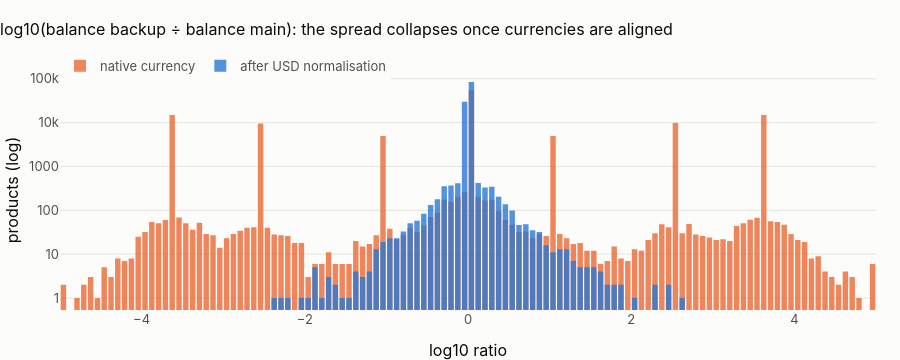

Notebook code cell kept with this figure:
### Markdown cell above
**A systematic re-denomination.** When the currency differs, the balance is multiplied by a **fixed rate**: USD→COP ×4,000, USD→ARS ×350 (hence COP→ARS ×0.0875 and ARS→COP ×11.43).
So the backup keeps the *economic* balance but **re-labels the currency** for ≈ 52 % of products, using a flat rate that ignores the daily FX table. After converting to USD
the balances agree again:

### Code cell
rate = {"USD": 1.0, "COP": 4000.0, "ARS": 350.0}
same_id = same_id.assign(
    mb_usd=same_id.mb / same_id.mc.map(rate), bb_usd=same_id.bb / same_id.bc.map(rate)
)
ok = same_id[(same_id.mb_usd > 0) & (same_id.bb_usd > 0)]
rel = (ok.bb_usd / ok.mb_usd - 1).abs()
conv = pd.Series(
    {
        "ID-matched products with balance in both": len(ok),
        "balance equal in native currency (%)": 100 * (same_id.mb == same_id.bb).mean(),
        "balance equal after USD normalisation at 4000 / 350 (%, within 0.1 %)": 100
        * (rel <= 0.001).mean(),
        "within 1 % after normalisation (%)": 100 * (rel <= 0.01).mean(),
    }
)
fig = go.Figure()
bins = np.linspace(-5, 5, 121)
for vals, nm, col in (
    (np.log10((ok.bb / ok.mb).clip(1e-5, 1e5)), "native currency", theme.ORANGE),
    (np.log10((ok.bb_usd / ok.mb_usd).clip(1e-5, 1e5)), "after USD normalisation", theme.BLUE),
):
    cnt, edg = np.histogram(vals, bins=bins)
    fig.add_bar(x=(edg[:-1] + edg[1:]) / 2, y=cnt, name=nm, marker_color=col, opacity=0.8)
fig.update_layout(
    barmode="overlay",
    height=360,
    yaxis_type="log",
    title="log10(balance backup ÷ balance main): the spread collapses once currencies are aligned",
    xaxis_title="log10 ratio",
    yaxis_title="products (log)",
)
fig.show()
conv.to_frame("value").style.format("{:,.1f}")

### Figure 1 — Plotly figure (JSON) as saved in the notebook; plotly's stock layout.template omitted (floating-point values rounded to 4 significant figures)
{"data": [{"marker": {"color": "#eb6834"}, "name": "native currency", "opacity": 0.8, "type": "bar", "x": [-4.958, -4.875, -4.792, -4.708, -4.625, -4.542, -4.458, -4.375, -4.292, -4.208, -4.125, -4.042, -3.958, -3.875, -3.792, -3.708, -3.625, -3.542, -3.458, -3.375, -3.292, -3.208, -3.125, -3.042, -2.958, -2.875, -2.792, -2.708, -2.625, -2.542, -2.458, -2.375, -2.292, -2.208, -2.125, -2.042, -1.958, -1.875, -1.792, -1.708, -1.625, -1.542, -1.458, -1.375, -1.292, -1.208, -1.125, -1.042, -0.9583, -0.875, -0.7917, -0.7083, -0.625, -0.5417, -0.4583, -0.375, -0.2917, -0.2083, -0.125, -0.04167, 0.04167, 0.125, 0.2083, 0.2917, 0.375, 0.4583, 0.5417, 0.625, 0.7083, 0.7917, 0.875, 0.9583, 1.042, 1.125, 1.208, 1.292, 1.375, 1.458, 1.542, 1.625, 1.708, 1.792, 1.875, 1.958, 2.042, 2.125, 2.208, 2.292, 2.375, 2.458, 2.542, 2.625, 2.708, 2.792, 2.875, 2.958, 3.042, 3.125, 3.208, 3.292, 3.375, 3.458, 3.542, 3.625, 3.708, 3.792, 3.875, 3.958, 4.042, 4.125, 4.208, 4.292, 4.375, 4.458, 4.542, 4.625, 4.708, 4.792, 4.875, 4.958], "y": [2, 0, 1, 2, 3, 1, 5, 3, 8, 7, 8, 25, 32, 54, 51, 60, 14989, 69, 51, 36, 52, 29, 27, 14, 23, 29, 34, 40, 41, 9508, 40, 28, 27, 26, 18, 18, 3, 6, 6, 11, 6, 6, 6, 20, 15, 17, 27, 4980, 38, 22, 27, 40, 32, 45, 70, 89, 177, 157, 204, 263, 54784, 205, 167, 175, 95, 60, 47, 32, 33, 23, 29, 26, 4970, 29, 23, 17, 18, 12, 12, 6, 7, 15, 8, 7, 13, 12, 21, 30, 48, 41, 9876, 30, 49, 28, 26, 24, 21, 22, 20, 44, 51, 61, 68, 14911, 56, 54, 47, 29, 21, 19, 8, 9, 4, 3, 2, 4, 3, 1, 0, 6]}, {"marker": {"color": "#2a78d6"}, "name": "after USD normalisation", "opacity": 0.8, "type": "bar", "x": [-4.958, -4.875, -4.792, -4.708, -4.625, -4.542, -4.458, -4.375, -4.292, -4.208, -4.125, -4.042, -3.958, -3.875, -3.792, -3.708, -3.625, -3.542, -3.458, -3.375, -3.292, -3.208, -3.125, -3.042, -2.958, -2.875, -2.792, -2.708, -2.625, -2.542, -2.458, -2.375, -2.292, -2.208, -2.125, -2.042, -1.958, -1.875, -1.792, -1.708, -1.625, -1.542, -1.458, -1.375, -1.292, -1.208, -1.125, -1.042, -0.9583, -0.875, -0.7917, -0.7083, -0.625, -0.5417, -0.4583, -0.375, -0.2917, -0.2083, -0.125, -0.04167, 0.04167, 0.125, 0.2083, 0.2917, 0.375, 0.4583, 0.5417, 0.625, 0.7083, 0.7917, 0.875, 0.9583, 1.042, 1.125, 1.208, 1.292, 1.375, 1.458, 1.542, 1.625, 1.708, 1.792, 1.875, 1.958, 2.042, 2.125, 2.208, 2.292, 2.375, 2.458, 2.542, 2.625, 2.708, 2.792, 2.875, 2.958, 3.042, 3.125, 3.208, 3.292, 3.375, 3.458, 3.542, 3.625, 3.708, 3.792, 3.875, 3.958, 4.042, 4.125, 4.208, 4.292, 4.375, 4.458, 4.542, 4.625, 4.708, 4.792, 4.875, 4.958], "y": [0, 0, 0, 0, 0, 0, 0, 0, 0, 0, 0, 0, 0, 0, 0, 0, 0, 0, 0, 0, 0, 0, 0, 0, 0, 0, 0, 0, 0, 0, 0, 1, 1, 1, 0, 1, 1, 5, 1, 3, 2, 1, 1, 4, 3, 4, 13, 19, 23, 23, 33, 51, 58, 84, 133, 179, 356, 370, 417, 29894, 84618, 422, 330, 346, 204, 137, 99, 46, 48, 35, 32, 16, 11, 13, 13, 7, 5, 5, 5, 4, 2, 2, 2, 0, 1, 0, 0, 2, 0, 2, 0, 1, 0, 0, 0, 0, 0, 0, 0, 0, 0, 0, 0, 0, 0, 0, 0, 0, 0, 0, 0, 0, 0, 0, 0, 0, 0, 0, 0, 0]}], "layout": {"barmode": "overlay", "height": 360, "title": {"text": "log10(balance backup ÷ balance main): the spread collapses once currencies are aligned"}, "xaxis": {"title": {"text": "log10 ratio"}}, "yaxis": {"title": {"text": "products (log)"}, "type": "log"}}}
